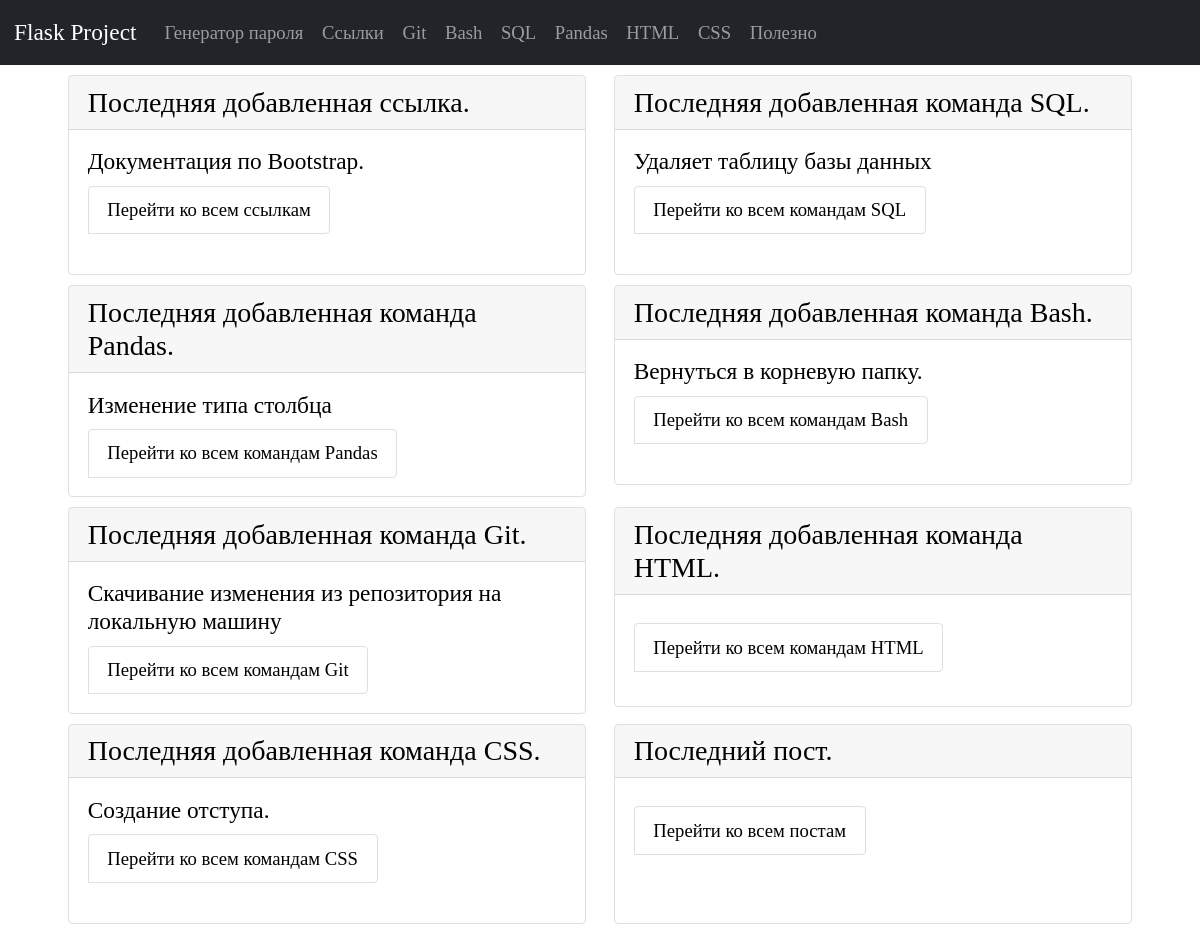
Before: / with the older database file.
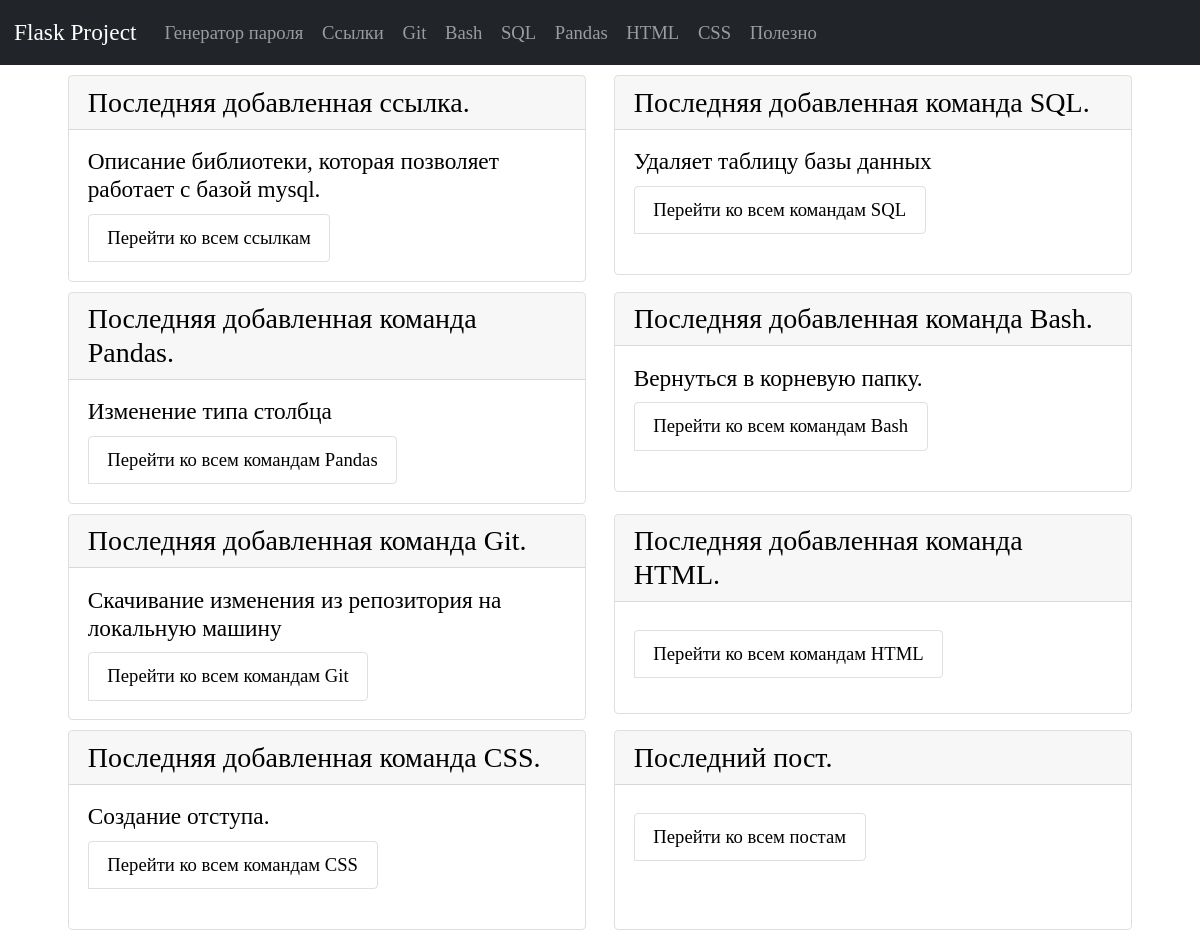
After: the same page with the newer database file.
### tables this page shows
CREATE TABLE "links"
(
    links_id      INTEGER
        primary key autoincrement,
    links_name    TEXT not null,
    links_command TEXT not null
, links_description TEXT);

### app.py (the view)
@app.route("/")
def index():
    conn = get_db_connection()
    last_links = conn.execute("SELECT * FROM links ORDER BY 1 DESC").fetchone()
    last_git = conn.execute("SELECT * FROM git ORDER BY 1 DESC").fetchone()
    last_pandas = conn.execute("SELECT * FROM pandas ORDER BY 1 DESC").fetchone()
    last_sql = conn.execute("SELECT * FROM sql ORDER BY 1 DESC").fetchone()
    last_bash = conn.execute("SELECT * FROM bash ORDER BY 1 DESC").fetchone()
    last_html = conn.execute("SELECT * FROM html ORDER BY 1 DESC").fetchone()
    last_css = conn.execute("SELECT * FROM css ORDER BY 1 DESC").fetchone()
    last_healthy = conn.execute("SELECT * FROM healthy ORDER BY 1 DESC").fetchone()
    return render_template("index.html",
                           last_links=last_links,
                           last_git=last_git,
                           last_pandas=last_pandas,
                           last_sql=last_sql,
                           last_bash=last_bash,
                           last_css=last_css,
                           last_html=last_html,
                           last_healthy=last_healthy,)

### app.py (called while the page is built)
def get_db_connection():
    conn = sqlite3.connect("database.db")
    conn.row_factory = sqlite3.Row
    return conn

### templates/index.html (shortened to what this page needs)
{% extends "base.html" %}
{% block content %}
{% include 'index_content.html' %}
{% endblock %}

### templates/index_content.html (shortened to what the changed rows need)
<div class="index">
   <div class="row">
      <div class="col-sm-6">
         <div class="card">
            <div class="card-body">
               <h5 class="card-title">{{ last_links.links_name }}</h5>
               <ul class="list-group list-group-horizontal">
                  <li class="list-group-item">
                  </li>
               </ul>
            </div>
         </div>
      </div>
   </div>
</div>

Changed rows visible on the page:
no longer on this page (row unchanged): links: links_name "Документация по Bootstrap."
added links: links_name "Описание библиотеки, которая позволяет работает с базой mysql."
